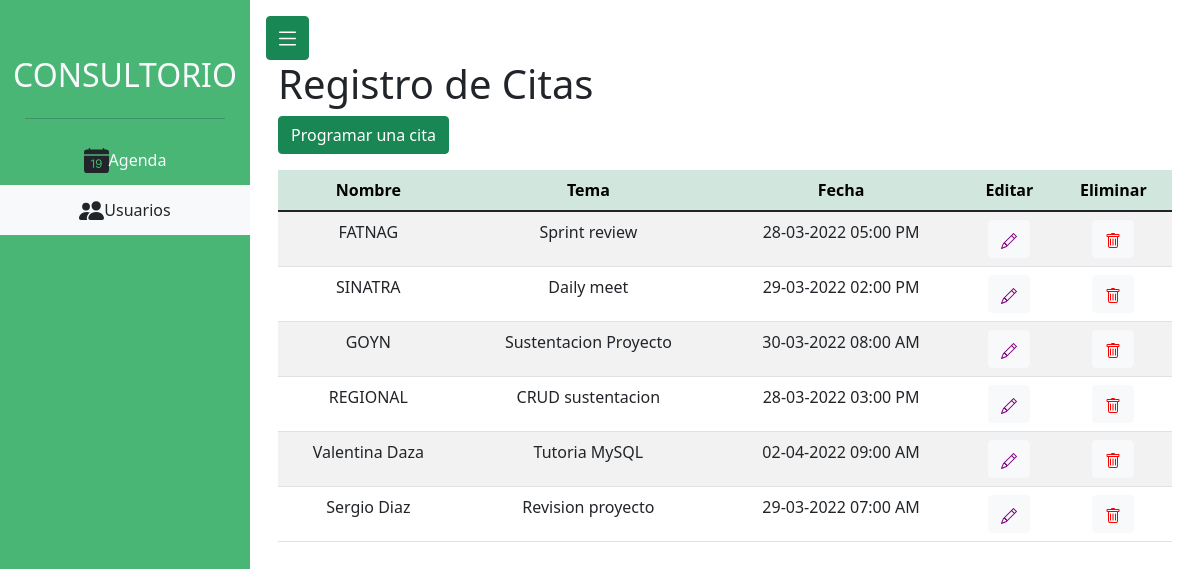
The app's page /usuarios.php with its own data.
### tables this page shows
CREATE TABLE `citas` (
  `id` int(255) NOT NULL,
  `nombre` varchar(255) NOT NULL,
  `tema` varchar(255) NOT NULL,
  `fecha` varchar(255) NOT NULL
);

### config/conexion.php (called while the page is built, shortened)
<?php
    class Database{
        function conectar(){
            $hostname ='localhost';
            $database = 'crudoconsultorio';
            $username ='root';
            $password ='';
            $charset='utf-8';
            $options = [PDO::ATTR_DEFAULT_FETCH_MODE => PDO::FETCH_ASSOC];
            $pdo =new pdo("mysql:host={$hostname}; dbname={$database};charset{$charset}", $username, $password, $options);
            $pdo->setAttribute(PDO::ATTR_ERRMODE, PDO::ERRMODE_EXCEPTION);
            return $pdo;
        }
    }
?>

### config/turno.php (called while the page is built, shortened)
<?php
class Turno extends Database{
    var $conexion;
    function __construct(){
        $this->conexion = new Database();
        $this->conexion = $this->conexion->conectar();
    }
    function obtenerCitas(){
        $sentencia = $this->conexion->query("select * FROM citas");
        $sentencia->execute();
        $resultado = $sentencia->fetchAll(PDO::FETCH_ASSOC);
        return $resultado;
    }
}
?>

### usuarios.php (the view, shortened to what this page needs)
<?php
require 'config/conexion.php';
require 'config/turno.php';
$test = new Turno();
$prueba = $test->obtenerCitas();
?>
<!DOCTYPE html>
<html lang="en">
<head>
    <link href="https://cdn.jsdelivr.net/npm/bootstrap@5.1.3/dist/css/bootstrap.min.css" rel="stylesheet">
</head>
<body>
    <nav class='navbar navbar-expand d-flex flex-column align-item-start'
    id='sidebar'>
        <h2 class='text-light mt-5'>CONSULTORIO</h2>
        <hr style="width:80%;text-align:left;margin-left:0">
        <div style='width:100%;height:50px;' class='d-flex align-items-center justify-content-center'>
            <a href="PagInicio.php" class='text-light text-decoration-none'>Agenda</a>
        </div>
        <div style='width:100%;height:50px;' class='d-flex align-items-center bg-light justify-content-center'>
            <a href="usuarios.php" class='text-dark text-decoration-none'>Usuarios</a>
        </div>
    </nav>
    <section class='p-3 my-container'>
        <button class="btn btn-success p-2" id='btn-menu'>
        </button>
        <main class="container">
            <div class="row">
                <div class="col">
                    <h1>Registro de Citas</h1>
                    <button type="button" class="btn btn-success" data-bs-toggle="modal" data-bs-target="#exampleModal">
                    Programar una cita
                    </button>
                    <?php include('modalNuevo.php'); ?>
                </div>
            </div>
            <div class="row py-3">
                <div class="col">
                    <table class="table table-hover table-striped">
                        <thead>
                            <tr class="text-center table-success">
                                <th>Nombre</th>
                                <th>Tema</th>
                                <th>Fecha</th>
                                <th>Editar</th>
                                <th>Eliminar</th>
                            </tr>
                        </thead>
                        <tbody>
                            <?php foreach($prueba AS $fila){ ?>
                                <tr class="text-center">
                                    <td><?php echo $fila['nombre'] ?></td>
                                    <td><?php echo $fila['tema'] ?></td>
                                    <td><?php echo $fila['fecha'] ?></td>
                                    <td>
                                        <button type="button" class="btn btn-light" data-bs-toggle="modal" data-bs-target="#editChildresn<?php echo $fila['id']; ?>">
                                        </button>
                                        <?php include('modalUpdate.php'); ?>
                                    </td>
                                    <td>
                                        <button type="button" class="btn btn-light" data-bs-toggle="modal" data-bs-target="#deleteC<?php echo $fila['id']; ?>">
                                        </button>
                                        <?php include('modalDelete.php'); ?>
                                    </td>
                                </tr>
                            <?php  } ?>
                        </tbody>
                    </table>
                </div>
            </div>
        </main>
    </section>
</body>
</html>

### modalNuevo.php (shortened to what this page needs)
<!DOCTYPE html>
<html lang="en">
<head>
</head>
<body>
</body>
</html>

### modalUpdate.php (shortened to what this page needs)
<!DOCTYPE html>
<html lang="en">
<head>
</head>
<body>
</body>
</html>

### modalDelete.php (shortened to what this page needs)
<!DOCTYPE html>
<html lang="en">
<head>
</head>
<body>
</body>
</html>

### usuarios.php (style rules this page uses)
* { margin: 0; padding: 0; box-sizing: border-box; }
body { min-height: 100vh; }
.navbar { width: 250px; height: 100vh; position: fixed; background-color: #49b675; transition: 0.4s; }
section { margin-left: 250px; }

### records on screen
citas: nombre "FATNAG", tema "Sprint review", fecha "28-03-2022 05:00 PM"
citas: nombre "SINATRA", tema "Daily meet", fecha "29-03-2022 02:00 PM"
citas: nombre "GOYN", tema "Sustentacion Proyecto", fecha "30-03-2022 08:00 AM"
citas: nombre "REGIONAL", tema "CRUD sustentacion", fecha "28-03-2022 03:00 PM"
citas: nombre "Valentina Daza", tema "Tutoria MySQL", fecha "02-04-2022 09:00 AM"
citas: nombre "Sergio Diaz", tema "Revision proyecto", fecha "29-03-2022 07:00 AM"
